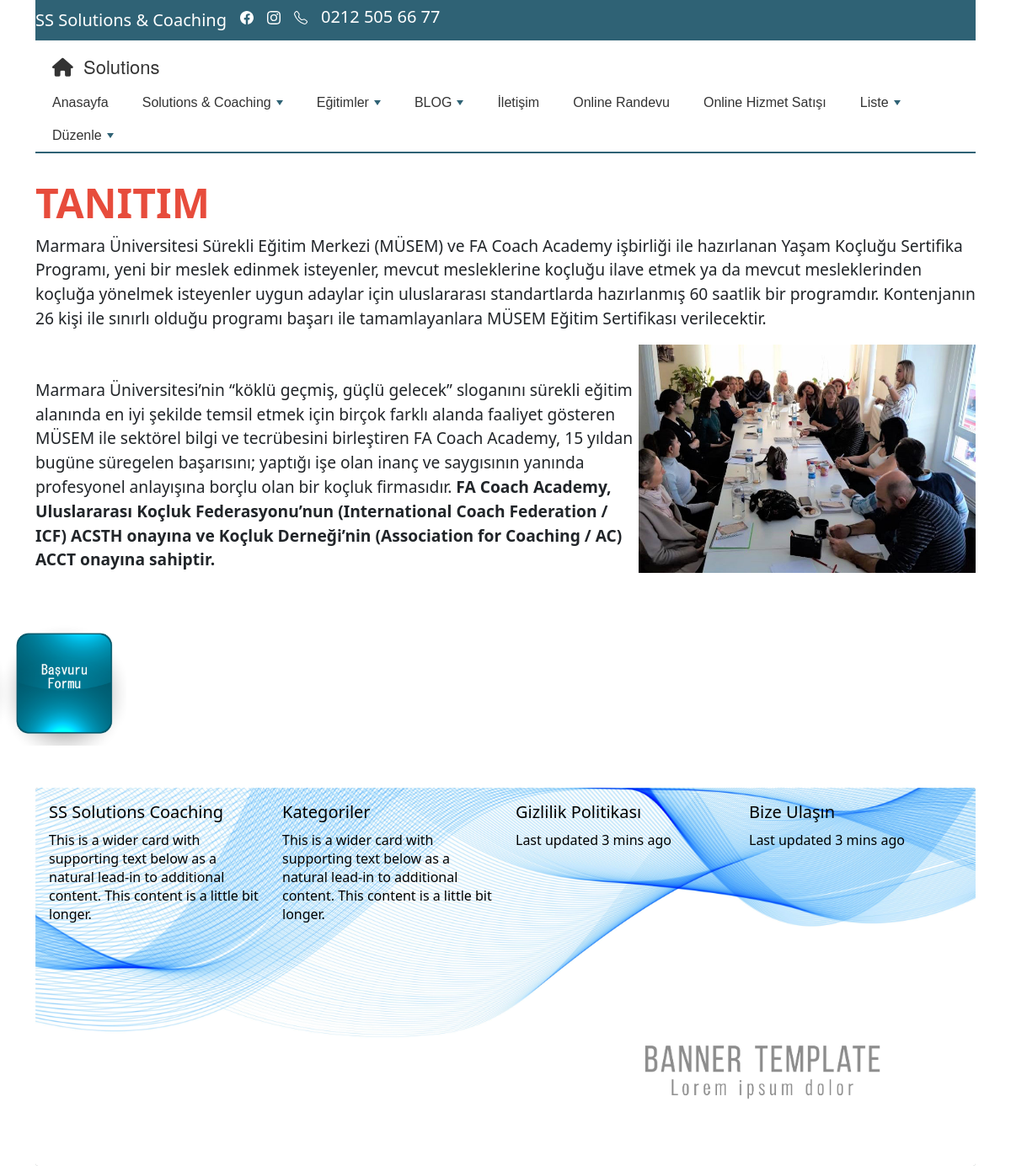
/menuicerik/4/, run on the app's committed database.
### mysite/models.py (models this page shows)
class Menu(models.Model):
    menuadi = models.CharField(max_length=100, verbose_name='Menu Adi')
    ustmenuadi = models.CharField(max_length=100, verbose_name='Bağlantı Yapılacak Menü Adı', blank=True, null=True)
    editor = RichTextField(verbose_name="Sayfa İçeriği", null=True, blank=True)
    sira = models.IntegerField(verbose_name="Alt Menu Sırası", null=True, blank=True)
    durum = models.BooleanField(blank=True, null=True, verbose_name='Aktif')
    dosya = models.FileField(blank=True, null=True, )

### mysite/views.py (the view)
# urls.py: path('menuicerik/<int:pk>/', views.menuicerik_goster),
def menuicerik_goster(request, pk:int):
    menuicerik = Menu.objects.filter(id=pk, durum=True).first()
    menuler = Menu.objects.filter(durum=True).exclude(ustmenuadi="Anasayfa").order_by('sira')
    menuanasayfa = Menu.objects.filter(ustmenuadi="Anasayfa", durum=True)
    if menuicerik is None:
        context = {'baslik': "Güncelleniyor",
                   'menuicerik': menuicerik,
                   'menuler': menuler,
                   'menuanasayfa': menuanasayfa,
                   }
        return render(request, 'anasayfa/menuicerik.html', context)
    else:
        context = {
            'menuicerik': menuicerik,
            'menuler': menuler,
            'menuanasayfa': menuanasayfa,
        }
        return render(request, 'anasayfa/menuicerik.html', context)

### mysite/templates/anasayfa/menuicerik.html (shortened to what this page needs)
{% extends "anasayfa/base.html" %}
{% block content %}
<div class="container">
    {{menuicerik.editor|safe}}
</div>
{% endblock %}

### mysite/templates/anasayfa/menu.html (shortened to what this page needs)
<nav class="main-nav" role="navigation">
   <h2 class="nav-brand"><a href="/"><i class="fas fa-home"></i> &nbsp;Solutions</a></h2>
    <ul id="main-menu" class="sm sm-mint">
        <li><a href="/">Anasayfa</a></li>
        <li><a href="#">Solutions & Coaching</a>
        </li>
        <li><a href="#">Eğitimler</a>
        </li>
        <li><a href="#">BLOG</a>
        </li>
        <li><a href="/iletisim/">İletişim</a></li>
        <li><a href="/onlinerandevu/">Online Randevu</a></li>
        <li><a href="/onlinesatis/">Online Hizmet Satışı</a></li>
        {% for a_menuanasayfa in menuanasayfa %}
        <li><a href="/menuicerik/{{a_menuanasayfa.id}}" >{{a_menuanasayfa.menuadi}}</a>
            </li>
        {% endfor %}
    </ul>
</nav>

### mysite/static/style_anasayfa.css (style rules this page uses)
.main-nav { border-bottom: 2px solid #2F6275; background: #fff; }
.main-nav:after { clear: both; content: "\00a0"; display: block; height: 0; font: 0px/0 serif; overflow: hidden; }
.nav-brand { float: left; margin: 0; }
.nav-brand a { display: block; padding: 11px 11px 11px 20px; color: #333; font-family: 'Helvetica Neue', Helvetica, Arial, sans-serif; font-size: 22px; font-weight: normal; line-height: 17px; text-decoration: none; }
#main-menu { clear: both; border-bottom: 0; }
@media (min-width: 768px) { #main-menu { float: right; clear: none; } }
#main-menu-state:not(:checked) ~ #main-menu { display: none; }
@media (min-width: 768px) { #main-menu-state:not(:checked) ~ #main-menu { display: block; } }
body { margin: 8px; background: #fff; color: #aaa; font: 16px/1.5em 'Helvetica Neue', Helvetica, Arial, sans-serif; }

### mysite/static/smartmenus/css/sm-core-css.css (style rules this page uses)
.sm { box-sizing:border-box;position:relative;z-index:1000;-webkit-tap-highlight-color:rgba(0,0,0,0); }
.sm,.sm ul,.sm li { display:block;list-style:none;margin:0;padding:0;line-height:normal;direction:ltr;text-align:left; }
.sm li,.sm a { position:relative; }
.sm a { display:block; }
.sm::after { content:"";display:block;height:0;font:0px/0 serif;clear:both;overflow:hidden; }
.sm *,.sm *::before,.sm *::after { box-sizing:inherit; }

### mysite/static/smartmenus/css/sm-mint.css (style rules this page uses)
.sm-mint { border-top: 2px solid #2F6275; border-bottom: 2px solid #2F6275; background: #fff; }
.sm-mint a, .sm-mint a:hover, .sm-mint a:focus, .sm-mint a:active { padding: 13px 20px; padding-right: 58px; color: #333; font-family: Arial, sans-serif; font-size: 16px; font-weight: normal; line-height: 17px; text-decoration: none; }
.sm-mint li { border-top: 1px solid rgba(141, 184, 99, 0.2); }
.sm-mint > li:first-child { border-top: 0; }
@media (min-width: 768px) { .sm-mint li { float: left; } }
@media (min-width: 768px) { .sm-mint a { white-space: nowrap; } }
@media (min-width: 768px) { .sm-mint { border-top: 0; background: transparent; } }
@media (min-width: 768px) { .sm-mint a, .sm-mint a:hover, .sm-mint a:focus, .sm-mint a:active, .sm-mint a.highlighted { padding: 11px 20px; color: #333; border-radius: 4px 4px 0 0; } }
@media (min-width: 768px) { .sm-mint a.has-submenu { padding-right: 34px; } }
@media (min-width: 768px) { .sm-mint li { border-top: 0; } }

### data on the page
Menu: menuadi "Liste"
Menu: menuadi "Düzenle"
Menu: editor "TANITIM Marmara Üniversitesi Sürekli Eğitim Merkezi (MÜSEM) ve FA Coach Academy işbirliği ile hazırlanan Yaşam Koçluğu Sertifika Programı, yeni bir meslek edinmek isteyenler, mevcut mesleklerine koçluğu ilave etmek ya da mevcut mesleklerinden koçluğa yönelmek isteyenler uygun adaylar için uluslararası standartlarda hazırlanmış 60 saatlik bir programdır. Kontenjanın 26 kişi ile sınırlı olduğu programı başarı ile tamamlayanlara MÜSEM Eğitim Sertifikası verilecektir. Marmara Üniversitesi’nin “köklü geçmiş, güçlü gelecek” sloganını sürekli eğitim alanında en iyi şekilde temsil etmek için birçok farklı alanda faaliyet gösteren MÜSEM ile sektörel bilgi ve tecrübesini birleştiren FA Coach Academy,…", editor (picture)
